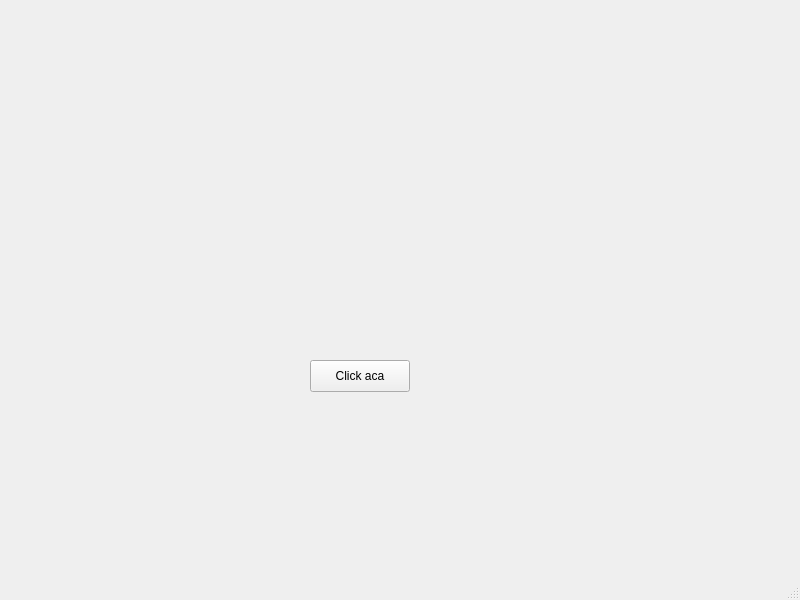
<?xml version="1.0" encoding="UTF-8"?>
<ui version="4.0">
 <class>MainWindow</class>
 <widget class="QMainWindow" name="MainWindow">
  <property name="geometry">
   <rect>
    <x>0</x>
    <y>0</y>
    <width>800</width>
    <height>600</height>
   </rect>
  </property>
  <property name="windowTitle">
   <string>MainWindow</string>
  </property>
  <widget class="QWidget" name="centralwidget">
   <widget class="QPushButton" name="pushButton">
    <property name="geometry">
     <rect>
      <x>310</x>
      <y>360</y>
      <width>100</width>
      <height>32</height>
     </rect>
    </property>
    <property name="text">
     <string>Click aca</string>
    </property>
   </widget>
  </widget>
  <widget class="QMenuBar" name="menubar">
   <property name="geometry">
    <rect>
     <x>0</x>
     <y>0</y>
     <width>800</width>
     <height>24</height>
    </rect>
   </property>
  </widget>
  <widget class="QStatusBar" name="statusbar"/>
 </widget>
 <resources/>
 <connections/>
</ui>
